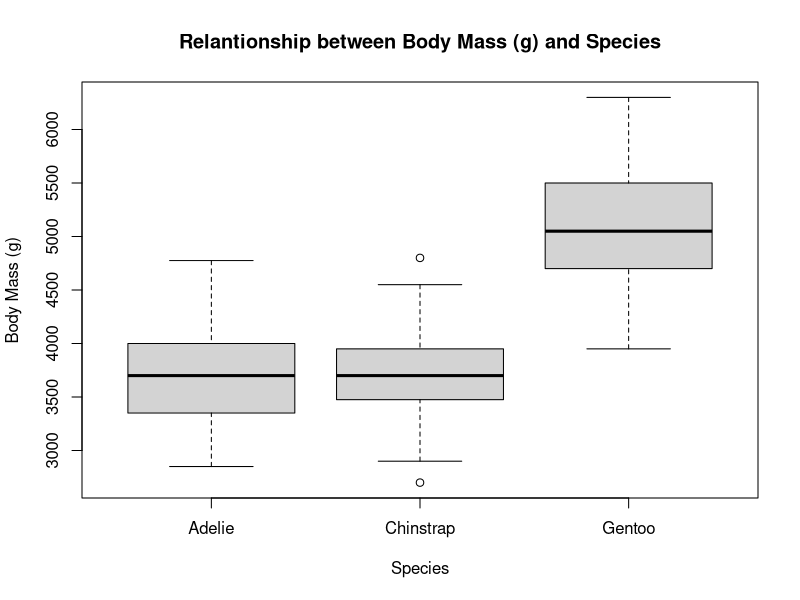
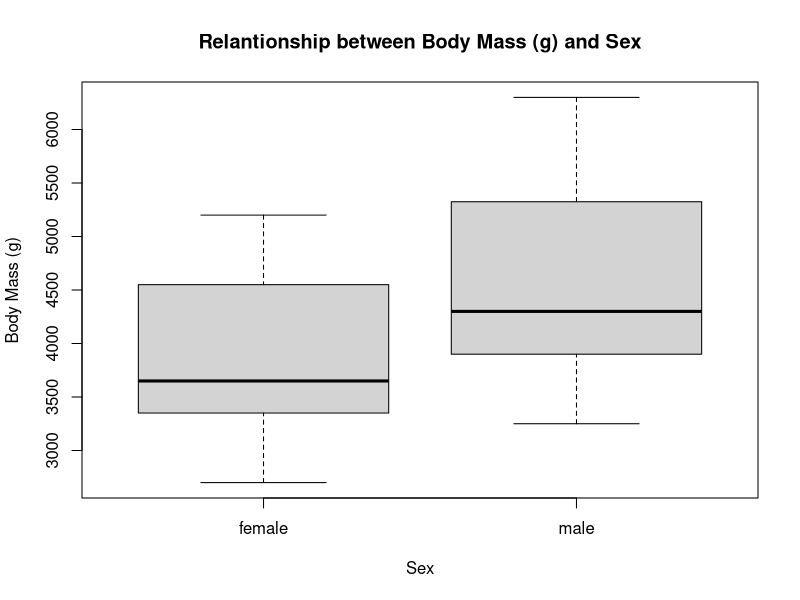
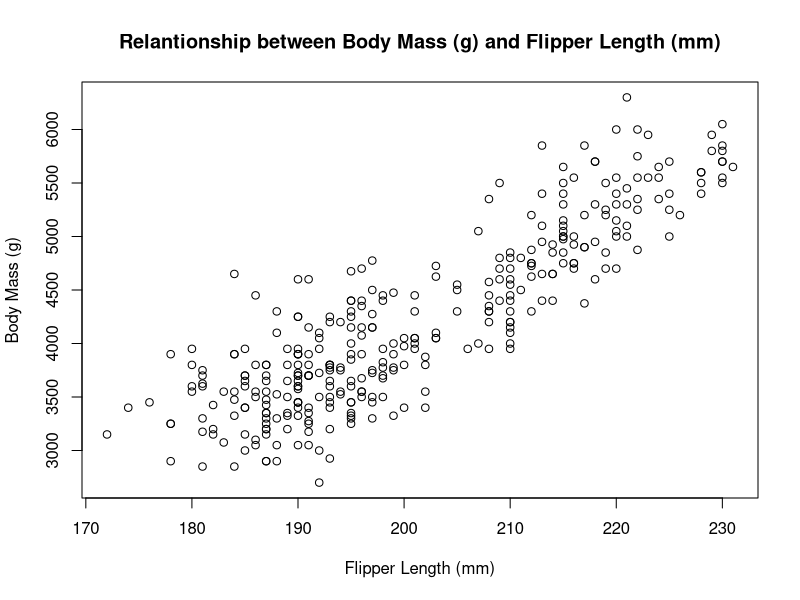
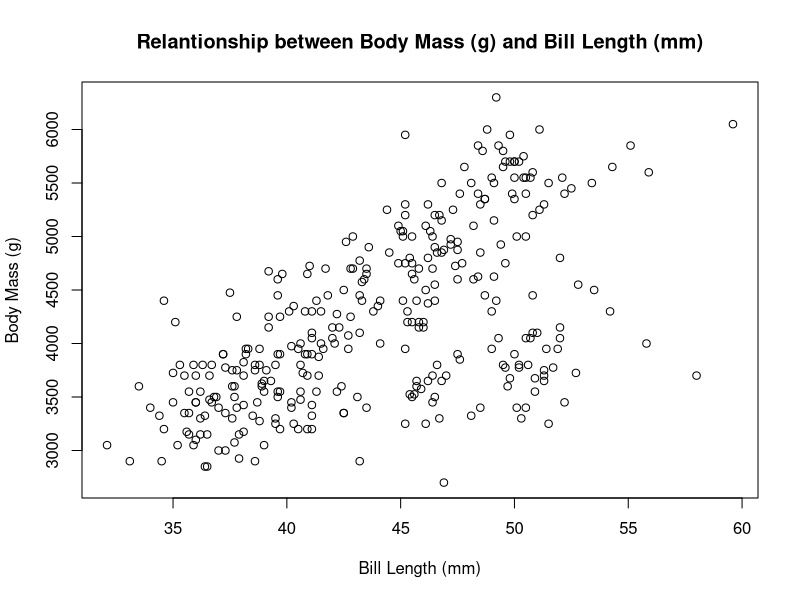
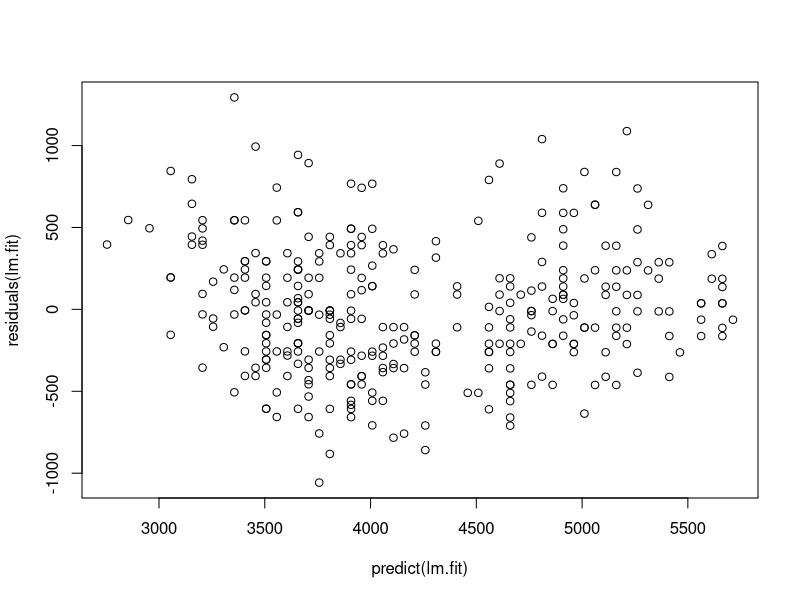

Write R code to recreate these figures, in order.
## ---- chunk 1

library(palmerpenguins)
summary(penguins)
library(tidyverse)
df = subset(penguins, select = c('species','bill_length_mm','flipper_length_mm','body_mass_g','sex') ) 
df = na.omit(df)

## ---- chunk 2
plot(df$species,df$body_mass_g ,main="Relantionship between Body Mass (g) and Species", ylab="Body Mass (g)", xlab="Species" )
## ---- chunk 3
plot(df$sex,df$body_mass_g ,main="Relantionship between Body Mass (g) and Sex", ylab="Body Mass (g)", xlab="Sex" )

## ---- chunk 4
plot(df$flipper_length_mm,df$body_mass_g ,main="Relantionship between Body Mass (g) and Flipper Length (mm)", ylab="Body Mass (g)", xlab="Flipper Length (mm)" )
## ---- chunk 5
plot(df$bill_length_mm,df$body_mass_g ,main="Relantionship between Body Mass (g) and Bill Length (mm)", ylab="Body Mass (g)", xlab="Bill Length (mm)" )
## ---- chunk 6
lm.fit <- lm(body_mass_g~flipper_length_mm, data=df)
summary(lm.fit)
B0 = summary(lm.fit)$coefficients[[1]]
B0= round(B0,digits = 4)
B1 = summary(lm.fit)$coefficients[[2]]
B1 = round(B1, digits = 4)
R2 = summary(lm.fit)$r.squared
B0
## ---- chunk 7
plot(predict(lm.fit), residuals(lm.fit))
## ---- chunk 8
lm2.fit <- lm(body_mass_g ~ species+sex+flipper_length_mm+bill_length_mm, data = df)
summary(lm2.fit)
B0 = summary(lm2.fit)$coefficients[[1]]
B0 = round(B0, digits = 4)
B1 = summary(lm2.fit)$coefficients[[2]]
B1 = round(B1, digits = 4)
B2 = summary(lm2.fit)$coefficients[[3]]
B2 = round(B2, digits = 4)
B3 = summary(lm2.fit)$coefficients[[4]]
B3 = round(B3, digits = 4)
B4 = summary(lm2.fit)$coefficients[[5]]
B4 = round(B4, digits = 4)
R2= summary(lm2.fit)$r.squared
RSS = sum(residuals(lm2.fit)^2)

## ---- chunk 9
library('fastDummies')
penguins_dummy = dummy_cols(df,select_columns= c('species','sex'), remove_selected_columns = TRUE)
penguins_dummy
## ---- chunk 10
 lm3.fit <- lm(body_mass_g ~ species_Chinstrap + species_Gentoo + sex_male + flipper_length_mm + bill_length_mm, data = penguins_dummy)
summary(lm3.fit)

## ---- chunk 11
dfz = as.data.frame(scale(penguins_dummy))
lm4.fit = lm(body_mass_g ~ species_Chinstrap + species_Gentoo + sex_male + flipper_length_mm + bill_length_mm, data = dfz)
summary(lm4.fit)
## ---- chunk 12
SSE <- function(ypred,ytrue)
{
  sum=0
  for(x in 1:length(ypred)){
     ss = (ypred[x] - ytrue[x])**2
     sum = sum + ss
  }
    return(sum)
  }
## ---- chunk 13
set.seed(1)
train_size = floor(0.5 * nrow(df))
train_ind = sample(seq_len(nrow(df)), size = train_size)
train = df[train_ind, ]
test = df[-train_ind, ]

lm5.fit <- lm(body_mass_g ~ flipper_length_mm, data = train)
summary(lm5.fit)

## ---- chunk 14
SSEtraining1 = SSE(predict(lm5.fit, newdata = train),train$body_mass_g)
SSEtest1 = SSE(predict(lm5.fit,newdata= test), test$body_mass_g)
## ---- chunk 15
lm6.fit <- lm(body_mass_g ~ species+sex+flipper_length_mm+bill_length_mm, data = train)
SSEtraining2 = SSE(predict(lm6.fit, newdata = train),train$body_mass_g)
SSEtest2 = SSE(predict(lm6.fit,newdata= test), test$body_mass_g)
